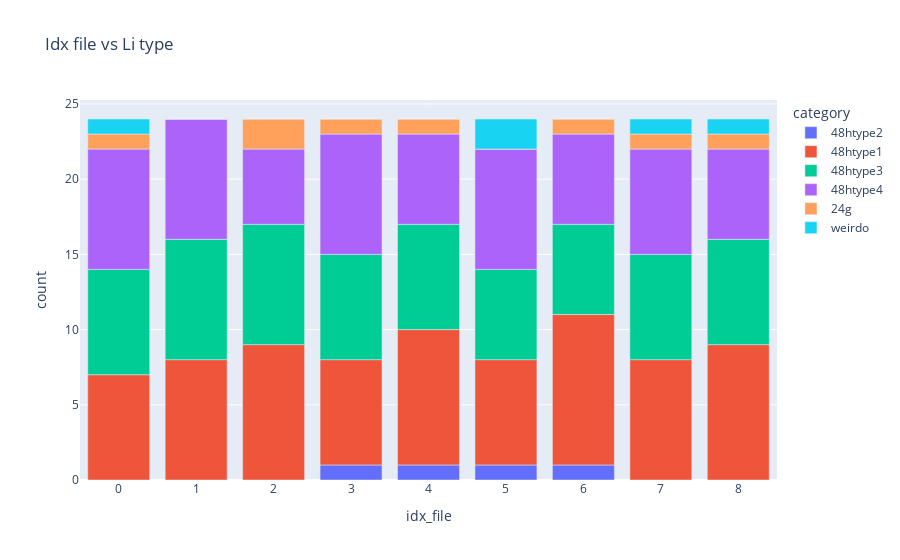

Write notebook code for a chart like this one.
### Code cell
Mapping.Labelling.get_amount_type(df_mapping_metainfo_sorted, litype, el = "Li")
df_amount_type_sorted = Plot.Mapping.Labelling.plot_amount_type(df_mapping_metainfo_sorted, litype, el, style, category_labels)

### Figure 1 — Plotly figure (JSON) as saved in the notebook; plotly's stock layout.template omitted (floating-point values rounded to 4 significant figures)
{"data": [{"alignmentgroup": "True", "hovertemplate": "category=48htype2<br>idx_file=%{x}<br>count=%{y}<extra></extra>", "legendgroup": "48htype2", "marker": {"color": "#636efa", "pattern": {"shape": ""}}, "name": "48htype2", "offsetgroup": "48htype2", "orientation": "v", "showlegend": true, "textposition": "auto", "type": "bar", "x": [0, 1, 2, 3, 4, 5, 6, 7, 8], "xaxis": "x", "y": [0, 0, 0, 1, 1, 1, 1, 0, 0], "yaxis": "y"}, {"alignmentgroup": "True", "hovertemplate": "category=48htype1<br>idx_file=%{x}<br>count=%{y}<extra></extra>", "legendgroup": "48htype1", "marker": {"color": "#EF553B", "pattern": {"shape": ""}}, "name": "48htype1", "offsetgroup": "48htype1", "orientation": "v", "showlegend": true, "textposition": "auto", "type": "bar", "x": [0, 1, 2, 3, 4, 5, 6, 7, 8], "xaxis": "x", "y": [7, 8, 9, 7, 9, 7, 10, 8, 9], "yaxis": "y"}, {"alignmentgroup": "True", "hovertemplate": "category=48htype3<br>idx_file=%{x}<br>count=%{y}<extra></extra>", "legendgroup": "48htype3", "marker": {"color": "#00cc96", "pattern": {"shape": ""}}, "name": "48htype3", "offsetgroup": "48htype3", "orientation": "v", "showlegend": true, "textposition": "auto", "type": "bar", "x": [0, 1, 2, 3, 4, 5, 6, 7, 8], "xaxis": "x", "y": [7, 8, 8, 7, 7, 6, 6, 7, 7], "yaxis": "y"}, {"alignmentgroup": "True", "hovertemplate": "category=48htype4<br>idx_file=%{x}<br>count=%{y}<extra></extra>", "legendgroup": "48htype4", "marker": {"color": "#ab63fa", "pattern": {"shape": ""}}, "name": "48htype4", "offsetgroup": "48htype4", "orientation": "v", "showlegend": true, "textposition": "auto", "type": "bar", "x": [0, 1, 2, 3, 4, 5, 6, 7, 8], "xaxis": "x", "y": [8, 8, 5, 8, 6, 8, 6, 7, 6], "yaxis": "y"}, {"alignmentgroup": "True", "hovertemplate": "category=24g<br>idx_file=%{x}<br>count=%{y}<extra></extra>", "legendgroup": "24g", "marker": {"color": "#FFA15A", "pattern": {"shape": ""}}, "name": "24g", "offsetgroup": "24g", "orientation": "v", "showlegend": true, "textposition": "auto", "type": "bar", "x": [0, 1, 2, 3, 4, 5, 6, 7, 8], "xaxis": "x", "y": [1, 0, 2, 1, 1, 0, 1, 1, 1], "yaxis": "y"}, {"alignmentgroup": "True", "hovertemplate": "category=weirdo<br>idx_file=%{x}<br>count=%{y}<extra></extra>", "legendgroup": "weirdo", "marker": {"color": "#19d3f3", "pattern": {"shape": ""}}, "name": "weirdo", "offsetgroup": "weirdo", "orientation": "v", "showlegend": true, "textposition": "auto", "type": "bar", "x": [0, 1, 2, 3, 4, 5, 6, 7, 8], "xaxis": "x", "y": [1, 0, 0, 0, 0, 2, 0, 1, 1], "yaxis": "y"}], "layout": {"barmode": "relative", "legend": {"title": {"text": "category"}, "tracegroupgap": 0}, "title": {"text": "Idx file vs Li type"}, "xaxis": {"anchor": "y", "domain": [0, 1], "title": {"text": "idx_file"}}, "yaxis": {"anchor": "x", "domain": [0, 1], "title": {"text": "count"}}}}
